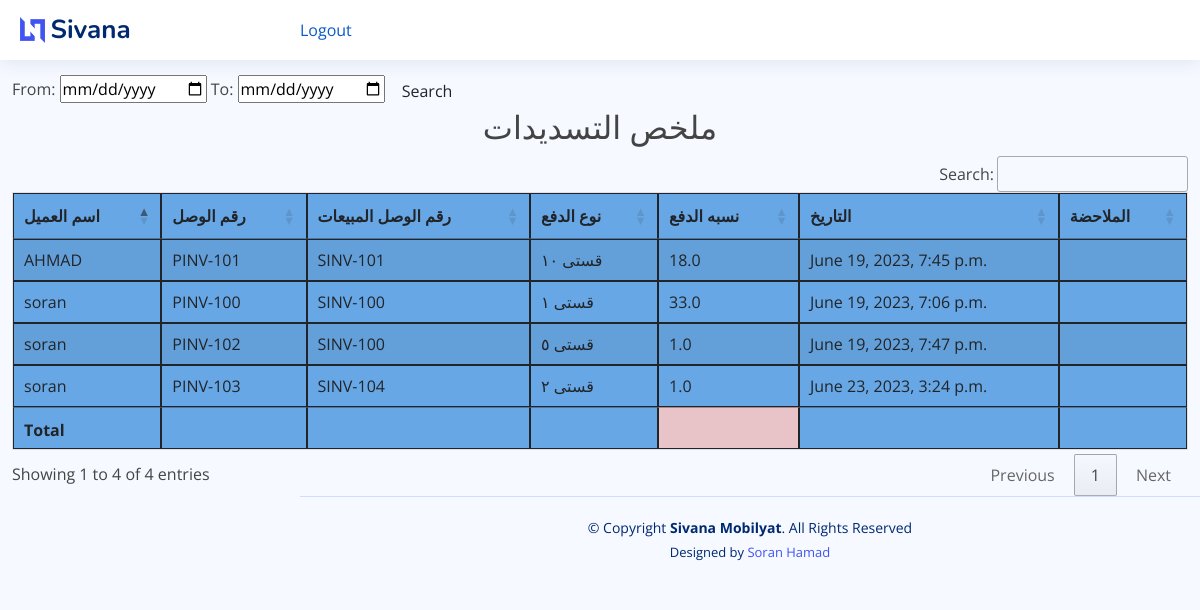
Page /payment_report on the committed database.
### mobilyat/models.py (models this page shows, shortened)
class Payment_Entry(models.Model):
    Qst = (
        ('نقد', 'نقد'),
        ('قستی ١', 'قستی ١'),
        ('قستی ٢', 'قستی ٢'),
        ('قستی ٣ ', ' قستی ٣'),
        ('قستی ٤', 'قستی ٤'),
        ('قستی ٥', 'قستی ٥'),
        ('قستی ٦ ', ' قستی ٦'),
        ('قستی ٧', 'قستی ٧'),
        ('قستی ٨', 'قستی ٨'),
        ('قستی ٩ ', ' قستی ٩'),
        ('قستی ١٠', 'قستی ١٠'),
        ('قستی ١١', 'قستی ١١'),
        ('قستی ١٢ ', ' قستی ١٢'),
    )
    invoice_number = models.CharField(unique=True, editable=False, max_length=10)
    sales_invoice = models.ForeignKey(SaleInvoice, on_delete=models.CASCADE)
    q_type = models.CharField(max_length=10, verbose_name="Payment type", choices=Qst, blank=False)
    paid_amount = models.FloatField(validators=[MinValueValidator(0.01)],default=1)
    payment_date = models.DateTimeField(blank=False)
    note = models.CharField(max_length=100, blank=True)
    old_balance = models.DecimalField(max_digits=20, decimal_places=2, default=0, editable=False)
    class Meta:
        verbose_name_plural = '8. پارەدان'

class SaleInvoice(models.Model):
    STATUS = (
        ('مدفوع', 'مدفوع'),
        ('غير مدفوع', 'غير مدفوع'),
        ('قسط ', ' قسط'),
    )
    invoice_number = models.CharField(unique=True, editable=False, max_length=10)
    customer_name = models.ForeignKey(Customer, on_delete=models.CASCADE)
    status = models.CharField(max_length=10, choices=STATUS, default='مدفوع')
    date = models.DateTimeField()
    note = models.CharField(max_length=100, blank=True)
    class Meta:
        verbose_name_plural = '3. پسولەی فرۆشتن'

class Customer(models.Model):
    customer_name = models.CharField(max_length=50, blank=True)
    customer_mobile = models.CharField(max_length=50, blank=True)
    customer_address = models.TextField(blank=True)
    city = models.CharField(max_length=50, blank=True)
    class Meta:
        verbose_name_plural = '2. کڕیار'
    def __str__(self):
        return self.customer_name

### mobilyat/views.py (the view)
# urls.py: path('payment_report', views.payment_report, name="payment_report"),
def payment_report(request):
    payment_report = Payment_Entry.objects.select_related()
    myFilter = Payment_Filter(request.GET, queryset=payment_report)
    payment_report = myFilter.qs
    context = {'payment_report': payment_report, 'myFilter': myFilter}
    return render(request, 'mobilyat/reports/payment_report.html', context)

### mobilyat/templates/mobilyat/reports/payment_report.html (shortened to what this page needs)
{% extends 'mobilyat/base.html' %}
{% block content %}
    <br>
    <br> <br>
    <form class="form-a">
        From: <input type="date" value={{ myFilter.form.max_date }}</input>
        To: <input type="date" value={{ myFilter.form.min_date }}</input>
        <button type="submit" class="btn btn-b">Search</button>
    </form>
    <h2 class="text-center"> ملخص التسديدات </h2>
    <table id="example2" class="table table-striped" style="background-color: #68a7e5">
        <thead>
        <tr>
            <th>اسم العميل</th>
            <th>رقم الوصل</th>
            <th>رقم الوصل المبیعات</th>
            <th>نوع الدفع</th>
            <th>نسبە الدفع</th>
            <th>التاريخ</th>
            <th>الملاحضة</th>
        </tr>
        </thead>
        <tbody>
        {% for i in  payment_report %}
            <tr>
                <td>{{ i.sales_invoice.customer_name }}</td>
                <td>{{ i.invoice_number }}</td>
                <td>{{ i.sales_invoice.invoice_number }}</td>
                <td>{{ i.q_type }}</td>
                <td>{{ i.paid_amount }}</td>
                <td>{{ i.payment_date }}</td>
                <td>{{ i.note }}</td>
            </tr>
        {% endfor %}
        </tbody>
        <tfoot>
        <th></th>
        <th></th>
        <th></th>
        <th></th>
        <th style="background-color: #e8c3c7"></th>
        <th></th>
        <th></th>
        </tfoot>
    </table>
{% endblock %}

### static/mobilyat/assets/css/style.css (style rules this page uses)
:root { scroll-behavior: smooth; }
body { font-family: "Open Sans", sans-serif; background: #f6f9ff; color: #444444; }
h1, h2, h3, h4, h5, h6 { font-family: "Nunito", sans-serif; }

### rows in the picture
Payment_Entry: sales_invoice.customer_name "soran", invoice_number "PINV-100", sales_invoice.invoice_number "SINV-100", q_type "قستی ١", paid_amount "33.0", payment_date "June 19, 2023, 7:06 p.m."
Payment_Entry: sales_invoice.customer_name "AHMAD", invoice_number "PINV-101", sales_invoice.invoice_number "SINV-101", q_type "قستی ١٠", paid_amount "18.0", payment_date "June 19, 2023, 7:45 p.m."
Payment_Entry: sales_invoice.customer_name "soran", invoice_number "PINV-102", sales_invoice.invoice_number "SINV-100", q_type "قستی ٥", paid_amount "1.0", payment_date "June 19, 2023, 7:47 p.m."
Payment_Entry: sales_invoice.customer_name "soran", invoice_number "PINV-103", sales_invoice.invoice_number "SINV-104", q_type "قستی ٢", paid_amount "1.0", payment_date "June 23, 2023, 3:24 p.m."
